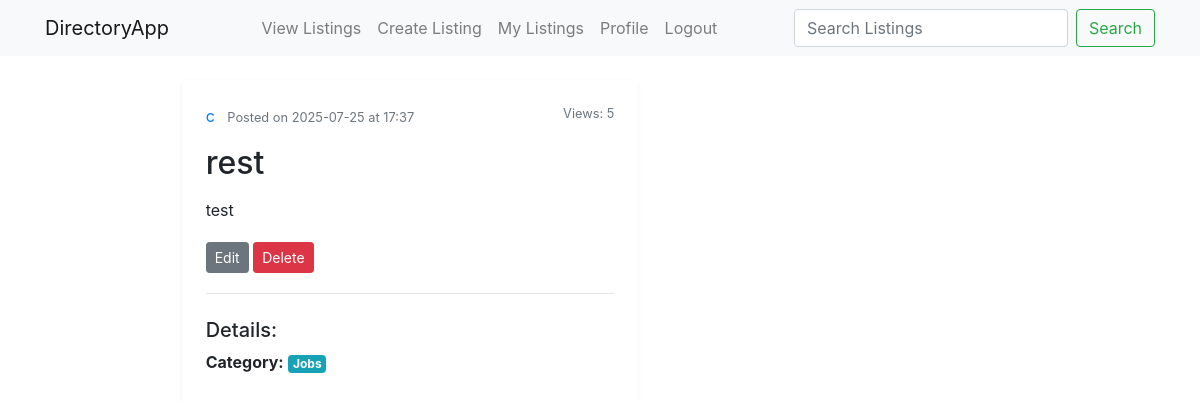
/listings/1 (signed in), run on the app's committed database.
### app/models.py (models this page shows, shortened)
class User(UserMixin, db.Model):
    __tablename__ = 'users' # Correct
    id = db.Column(db.Integer, primary_key=True)
    username = db.Column(db.String(64), unique=True, nullable=False)
    email = db.Column(db.String(120), unique=True, nullable=False)
    password_hash = db.Column(db.String(128))
    roles = db.relationship('Role', secondary=user_roles, backref=db.backref('users', lazy='dynamic'))

class Listing(db.Model):
    __tablename__ = 'listings' # Correct
    id = db.Column(db.Integer, primary_key=True)
    title = db.Column(db.String(120), nullable=False)
    description = db.Column(db.Text, nullable=False)
    user_id = db.Column(db.Integer, db.ForeignKey('users.id'), nullable=False) # Refers to 'users.id' table
    author = db.relationship('User', backref=db.backref('listings', lazy='dynamic')) # 'listings' is the collection on User model
    category_id = db.Column(db.Integer, db.ForeignKey('categories.id'), nullable=False) # Refers to 'categories.id' table
    category = db.relationship('Category', backref=db.backref('listings', lazy=True)) # 'listings' is the collection on Category model
    location = db.Column(db.String(120), nullable=True)
    contact_email = db.Column(db.String(120), nullable=True)
    contact_phone = db.Column(db.String(60), nullable=True)
    price = db.Column(db.Float, nullable=True)
    created_at = db.Column(db.DateTime, nullable=False, default=db.func.now())
    updated_at = db.Column(db.DateTime, nullable=False, default=db.func.now(), onupdate=db.func.now())
    status = db.Column(db.String(20), nullable=False, default='published')
    views_count = db.Column(db.Integer, default=0)

class Category(db.Model):
    __tablename__ = 'categories' # Correct
    id = db.Column(db.Integer, primary_key=True)
    name = db.Column(db.String(64), unique=True, nullable=False)

### app/listings/routes.py (the view)
@listings_bp.route('/<int:listing_id>')
def view_listing(listing_id):
    listing = Listing.query.get_or_404(listing_id)
    listing.views_count += 1
    db.session.commit()
    return render_template('listings/view_listing.html', title=listing.title, listing=listing)

### app/models.py (called while the page is built)
@login_manager.user_loader
def load_user(user_id):
    return db.session.get(User, int(user_id)) # Recommended using db.session.get

### app/templates/listings/view_listing.html (shortened to what this page needs)
{% extends "base.html" %}
{% block content %}
    <div class="container mt-4">
        <div class="row">
            <div class="col-lg-8 offset-lg-2">
                <article class="media content-section p-4 shadow-sm rounded">
                    <div class="media-body">
                        <div class="article-metadata mb-3">
                            <a class="mr-2" href="{{ url_for('main.user_profile', username=listing.author.username) }}">{{ listing.author.username }}</a>
                            <small class="text-muted">Posted on {{ listing.created_at.strftime('%Y-%m-%d at %H:%M') }}</small>
                            <small class="text-muted float-right">Views: {{ listing.views_count }}</small>
                        </div>
                        <h2 class="article-title mb-3">{{ listing.title }}</h2>
                        <p class="article-content">{{ listing.description }}</p>
                        {% if current_user == listing.author %}
                            <div class="mb-3">
                                <a class="btn btn-secondary btn-sm mt-1 mb-1" href="{{ url_for('listings.edit_listing', listing_id=listing.id) }}">Edit</a>
                                <form action="{{ url_for('listings.delete_listing', listing_id=listing.id) }}" method="POST" class="d-inline">
                                    <button type="submit" class="btn btn-danger btn-sm mt-1 mb-1" onclick="return confirm('Are you sure you want to delete this listing? This action cannot be undone.');">Delete</button>
                                </form>
                            </div>
                        {% endif %}
                        <hr>
                        <h5 class="mt-4">Details:</h5>
                        <ul class="list-unstyled">
                            {% if listing.category %}<li><strong>Category:</strong> <span class="badge badge-info">{{ listing.category.name }}</span></li>{% endif %}
                        </ul>
                    </div>
                </article>
            </div>
        </div>
    </div>
{% endblock %}

### data on the page
User: author.username "c"
Listing: created_at "2025-07-25 at 17:37", views_count "5", title "rest", description "test"
Category: category.name "Jobs"
